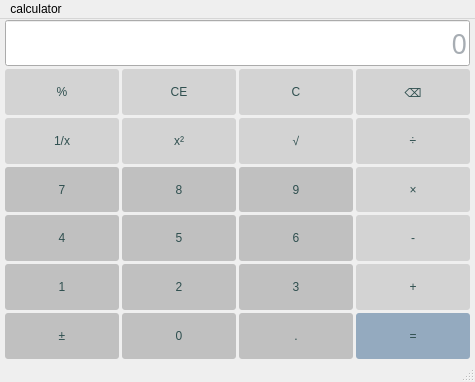
<?xml version="1.0" encoding="UTF-8"?>
<ui version="4.0">
 <class>MainWindow</class>
 <widget class="QMainWindow" name="MainWindow">
  <property name="geometry">
   <rect>
    <x>0</x>
    <y>0</y>
    <width>475</width>
    <height>382</height>
   </rect>
  </property>
  <property name="windowTitle">
   <string>计算器-陈志聪-202041404104</string>
  </property>
  <property name="styleSheet">
   <string notr="true">QPushButton{
	
	font: 75 14pt &quot;Arial&quot;;
	
	
	background-color: rgb(211, 211, 211);
	
	border-radius: 3px;
	 
	color: rgb(47, 79, 79);
}
QPushButton:hover {
	background-color: rgb(72, 72, 72);

	color: rgb(112, 128, 144)
		
}

QPushButton:pressed {
	background-color: rgb(35, 35, 35);

	color: rgb(112, 128, 144);
}</string>
  </property>
  <widget class="QWidget" name="centralwidget">
   <property name="styleSheet">
    <string notr="true"/>
   </property>
   <layout class="QHBoxLayout" name="horizontalLayout">
    <property name="spacing">
     <number>3</number>
    </property>
    <property name="leftMargin">
     <number>1</number>
    </property>
    <property name="topMargin">
     <number>1</number>
    </property>
    <property name="rightMargin">
     <number>1</number>
    </property>
    <property name="bottomMargin">
     <number>1</number>
    </property>
    <item>
     <layout class="QGridLayout" name="gridLayout_2">
      <property name="leftMargin">
       <number>4</number>
      </property>
      <property name="rightMargin">
       <number>4</number>
      </property>
      <item row="2" column="3">
       <widget class="QPushButton" name="btnDivide">
        <property name="sizePolicy">
         <sizepolicy hsizetype="Minimum" vsizetype="Preferred">
          <horstretch>0</horstretch>
          <verstretch>0</verstretch>
         </sizepolicy>
        </property>
        <property name="text">
         <string>÷</string>
        </property>
       </widget>
      </item>
      <item row="1" column="0">
       <widget class="QPushButton" name="btnPercentage">
        <property name="sizePolicy">
         <sizepolicy hsizetype="Minimum" vsizetype="Preferred">
          <horstretch>0</horstretch>
          <verstretch>0</verstretch>
         </sizepolicy>
        </property>
        <property name="styleSheet">
         <string notr="true">;</string>
        </property>
        <property name="text">
         <string>%</string>
        </property>
       </widget>
      </item>
      <item row="2" column="1">
       <widget class="QPushButton" name="btnSquare">
        <property name="sizePolicy">
         <sizepolicy hsizetype="Minimum" vsizetype="Preferred">
          <horstretch>0</horstretch>
          <verstretch>0</verstretch>
         </sizepolicy>
        </property>
        <property name="text">
         <string>x²</string>
        </property>
       </widget>
      </item>
      <item row="1" column="3">
       <widget class="QPushButton" name="btnDel">
        <property name="sizePolicy">
         <sizepolicy hsizetype="Minimum" vsizetype="Preferred">
          <horstretch>0</horstretch>
          <verstretch>0</verstretch>
         </sizepolicy>
        </property>
        <property name="text">
         <string>⌫</string>
        </property>
       </widget>
      </item>
      <item row="5" column="3">
       <widget class="QPushButton" name="btnPlus">
        <property name="sizePolicy">
         <sizepolicy hsizetype="Minimum" vsizetype="Preferred">
          <horstretch>0</horstretch>
          <verstretch>0</verstretch>
         </sizepolicy>
        </property>
        <property name="text">
         <string>+</string>
        </property>
       </widget>
      </item>
      <item row="3" column="2">
       <widget class="QPushButton" name="btnNum9">
        <property name="sizePolicy">
         <sizepolicy hsizetype="Minimum" vsizetype="Preferred">
          <horstretch>0</horstretch>
          <verstretch>0</verstretch>
         </sizepolicy>
        </property>
        <property name="styleSheet">
         <string notr="true">font: 14pt &quot;Elephant&quot;;
background-color: rgb(192, 192, 192);
</string>
        </property>
        <property name="text">
         <string>9</string>
        </property>
       </widget>
      </item>
      <item row="6" column="2">
       <widget class="QPushButton" name="btnPeriod">
        <property name="sizePolicy">
         <sizepolicy hsizetype="Minimum" vsizetype="Preferred">
          <horstretch>0</horstretch>
          <verstretch>0</verstretch>
         </sizepolicy>
        </property>
        <property name="styleSheet">
         <string notr="true">background-color: rgb(192, 192, 192);</string>
        </property>
        <property name="text">
         <string>.</string>
        </property>
       </widget>
      </item>
      <item row="5" column="2">
       <widget class="QPushButton" name="btnNum3">
        <property name="sizePolicy">
         <sizepolicy hsizetype="Minimum" vsizetype="Preferred">
          <horstretch>0</horstretch>
          <verstretch>0</verstretch>
         </sizepolicy>
        </property>
        <property name="styleSheet">
         <string notr="true">font: 14pt &quot;Elephant&quot;;
background-color: rgb(192, 192, 192);
</string>
        </property>
        <property name="text">
         <string>3</string>
        </property>
       </widget>
      </item>
      <item row="1" column="2">
       <widget class="QPushButton" name="btnClear">
        <property name="sizePolicy">
         <sizepolicy hsizetype="Minimum" vsizetype="Preferred">
          <horstretch>0</horstretch>
          <verstretch>0</verstretch>
         </sizepolicy>
        </property>
        <property name="text">
         <string>C</string>
        </property>
       </widget>
      </item>
      <item row="3" column="1">
       <widget class="QPushButton" name="btnNum8">
        <property name="sizePolicy">
         <sizepolicy hsizetype="Minimum" vsizetype="Preferred">
          <horstretch>0</horstretch>
          <verstretch>0</verstretch>
         </sizepolicy>
        </property>
        <property name="styleSheet">
         <string notr="true">font: 14pt &quot;Elephant&quot;;
background-color: rgb(192, 192, 192);
</string>
        </property>
        <property name="text">
         <string>8</string>
        </property>
       </widget>
      </item>
      <item row="4" column="2">
       <widget class="QPushButton" name="btnNum6">
        <property name="sizePolicy">
         <sizepolicy hsizetype="Minimum" vsizetype="Preferred">
          <horstretch>0</horstretch>
          <verstretch>0</verstretch>
         </sizepolicy>
        </property>
        <property name="styleSheet">
         <string notr="true">font: 14pt &quot;Elephant&quot;;
background-color: rgb(192, 192, 192);
</string>
        </property>
        <property name="text">
         <string>6</string>
        </property>
       </widget>
      </item>
      <item row="2" column="0">
       <widget class="QPushButton" name="btnInverse">
        <property name="sizePolicy">
         <sizepolicy hsizetype="Minimum" vsizetype="Preferred">
          <horstretch>0</horstretch>
          <verstretch>0</verstretch>
         </sizepolicy>
        </property>
        <property name="text">
         <string>1/x</string>
        </property>
       </widget>
      </item>
      <item row="6" column="0">
       <widget class="QPushButton" name="btnSign">
        <property name="sizePolicy">
         <sizepolicy hsizetype="Minimum" vsizetype="Preferred">
          <horstretch>0</horstretch>
          <verstretch>0</verstretch>
         </sizepolicy>
        </property>
        <property name="styleSheet">
         <string notr="true">background-color: rgb(192, 192, 192);</string>
        </property>
        <property name="text">
         <string>±</string>
        </property>
       </widget>
      </item>
      <item row="5" column="0">
       <widget class="QPushButton" name="btnNum1">
        <property name="sizePolicy">
         <sizepolicy hsizetype="Minimum" vsizetype="Preferred">
          <horstretch>0</horstretch>
          <verstretch>0</verstretch>
         </sizepolicy>
        </property>
        <property name="styleSheet">
         <string notr="true">font: 14pt &quot;Elephant&quot;;
background-color: rgb(192, 192, 192);
</string>
        </property>
        <property name="text">
         <string>1</string>
        </property>
       </widget>
      </item>
      <item row="6" column="1">
       <widget class="QPushButton" name="btnNum0">
        <property name="sizePolicy">
         <sizepolicy hsizetype="Minimum" vsizetype="Preferred">
          <horstretch>0</horstretch>
          <verstretch>0</verstretch>
         </sizepolicy>
        </property>
        <property name="styleSheet">
         <string notr="true">font: 14pt &quot;Elephant&quot;;
background-color: rgb(192, 192, 192);
</string>
        </property>
        <property name="text">
         <string>0</string>
        </property>
       </widget>
      </item>
      <item row="1" column="1">
       <widget class="QPushButton" name="btnClearAll">
        <property name="sizePolicy">
         <sizepolicy hsizetype="Minimum" vsizetype="Preferred">
          <horstretch>0</horstretch>
          <verstretch>0</verstretch>
         </sizepolicy>
        </property>
        <property name="text">
         <string>CE</string>
        </property>
       </widget>
      </item>
      <item row="4" column="3">
       <widget class="QPushButton" name="btnMimus">
        <property name="sizePolicy">
         <sizepolicy hsizetype="Minimum" vsizetype="Preferred">
          <horstretch>0</horstretch>
          <verstretch>0</verstretch>
         </sizepolicy>
        </property>
        <property name="text">
         <string>-</string>
        </property>
       </widget>
      </item>
      <item row="5" column="1">
       <widget class="QPushButton" name="btnNum2">
        <property name="sizePolicy">
         <sizepolicy hsizetype="Minimum" vsizetype="Preferred">
          <horstretch>0</horstretch>
          <verstretch>0</verstretch>
         </sizepolicy>
        </property>
        <property name="styleSheet">
         <string notr="true">font: 14pt &quot;Elephant&quot;;
background-color: rgb(192, 192, 192);
</string>
        </property>
        <property name="text">
         <string>2</string>
        </property>
       </widget>
      </item>
      <item row="6" column="3">
       <widget class="QPushButton" name="btnEqual">
        <property name="sizePolicy">
         <sizepolicy hsizetype="Minimum" vsizetype="Preferred">
          <horstretch>0</horstretch>
          <verstretch>0</verstretch>
         </sizepolicy>
        </property>
        <property name="styleSheet">
         <string notr="true">background-color: rgb(148, 170, 191)</string>
        </property>
        <property name="text">
         <string>=</string>
        </property>
       </widget>
      </item>
      <item row="4" column="1">
       <widget class="QPushButton" name="btnNum5">
        <property name="sizePolicy">
         <sizepolicy hsizetype="Minimum" vsizetype="Preferred">
          <horstretch>0</horstretch>
          <verstretch>0</verstretch>
         </sizepolicy>
        </property>
        <property name="styleSheet">
         <string notr="true">font: 14pt &quot;Elephant&quot;;
background-color: rgb(192, 192, 192);
</string>
        </property>
        <property name="text">
         <string>5</string>
        </property>
       </widget>
      </item>
      <item row="3" column="0">
       <widget class="QPushButton" name="btnNum7">
        <property name="sizePolicy">
         <sizepolicy hsizetype="Minimum" vsizetype="Preferred">
          <horstretch>0</horstretch>
          <verstretch>0</verstretch>
         </sizepolicy>
        </property>
        <property name="styleSheet">
         <string notr="true">font: 14pt &quot;Elephant&quot;;
background-color: rgb(192, 192, 192);
</string>
        </property>
        <property name="text">
         <string>7</string>
        </property>
       </widget>
      </item>
      <item row="3" column="3">
       <widget class="QPushButton" name="btnMultiple">
        <property name="sizePolicy">
         <sizepolicy hsizetype="Minimum" vsizetype="Preferred">
          <horstretch>0</horstretch>
          <verstretch>0</verstretch>
         </sizepolicy>
        </property>
        <property name="text">
         <string>×</string>
        </property>
       </widget>
      </item>
      <item row="4" column="0">
       <widget class="QPushButton" name="btnNum4">
        <property name="sizePolicy">
         <sizepolicy hsizetype="Minimum" vsizetype="Preferred">
          <horstretch>0</horstretch>
          <verstretch>0</verstretch>
         </sizepolicy>
        </property>
        <property name="styleSheet">
         <string notr="true">font: 14pt &quot;Elephant&quot;;
background-color: rgb(192, 192, 192);
</string>
        </property>
        <property name="text">
         <string>4</string>
        </property>
       </widget>
      </item>
      <item row="2" column="2">
       <widget class="QPushButton" name="btnSqrt">
        <property name="sizePolicy">
         <sizepolicy hsizetype="Minimum" vsizetype="Preferred">
          <horstretch>0</horstretch>
          <verstretch>0</verstretch>
         </sizepolicy>
        </property>
        <property name="text">
         <string>√</string>
        </property>
       </widget>
      </item>
      <item row="0" column="0" colspan="4">
       <widget class="QLineEdit" name="display">
        <property name="sizePolicy">
         <sizepolicy hsizetype="Expanding" vsizetype="Preferred">
          <horstretch>0</horstretch>
          <verstretch>0</verstretch>
         </sizepolicy>
        </property>
        <property name="font">
         <font>
          <family>Arial Black</family>
          <pointsize>20</pointsize>
          <weight>10</weight>
          <italic>false</italic>
          <bold>false</bold>
         </font>
        </property>
        <property name="styleSheet">
         <string notr="true">font: 87 20pt &quot;Arial Black&quot;;
color: rgb(80, 91, 103);
</string>
        </property>
        <property name="alignment">
         <set>Qt::AlignRight|Qt::AlignTrailing|Qt::AlignVCenter</set>
        </property>
        <property name="placeholderText">
         <string>0</string>
        </property>
       </widget>
      </item>
     </layout>
    </item>
   </layout>
  </widget>
  <widget class="QMenuBar" name="menubar">
   <property name="geometry">
    <rect>
     <x>0</x>
     <y>0</y>
     <width>475</width>
     <height>26</height>
    </rect>
   </property>
   <widget class="QMenu" name="menucalculator">
    <property name="title">
     <string>calculator</string>
    </property>
   </widget>
   <addaction name="menucalculator"/>
  </widget>
  <widget class="QStatusBar" name="statusbar">
   <property name="styleSheet">
    <string notr="true">font: italic 12pt &quot;Arial&quot;;
color: rgb(126, 126, 126);</string>
   </property>
  </widget>
 </widget>
 <resources/>
 <connections/>
</ui>
